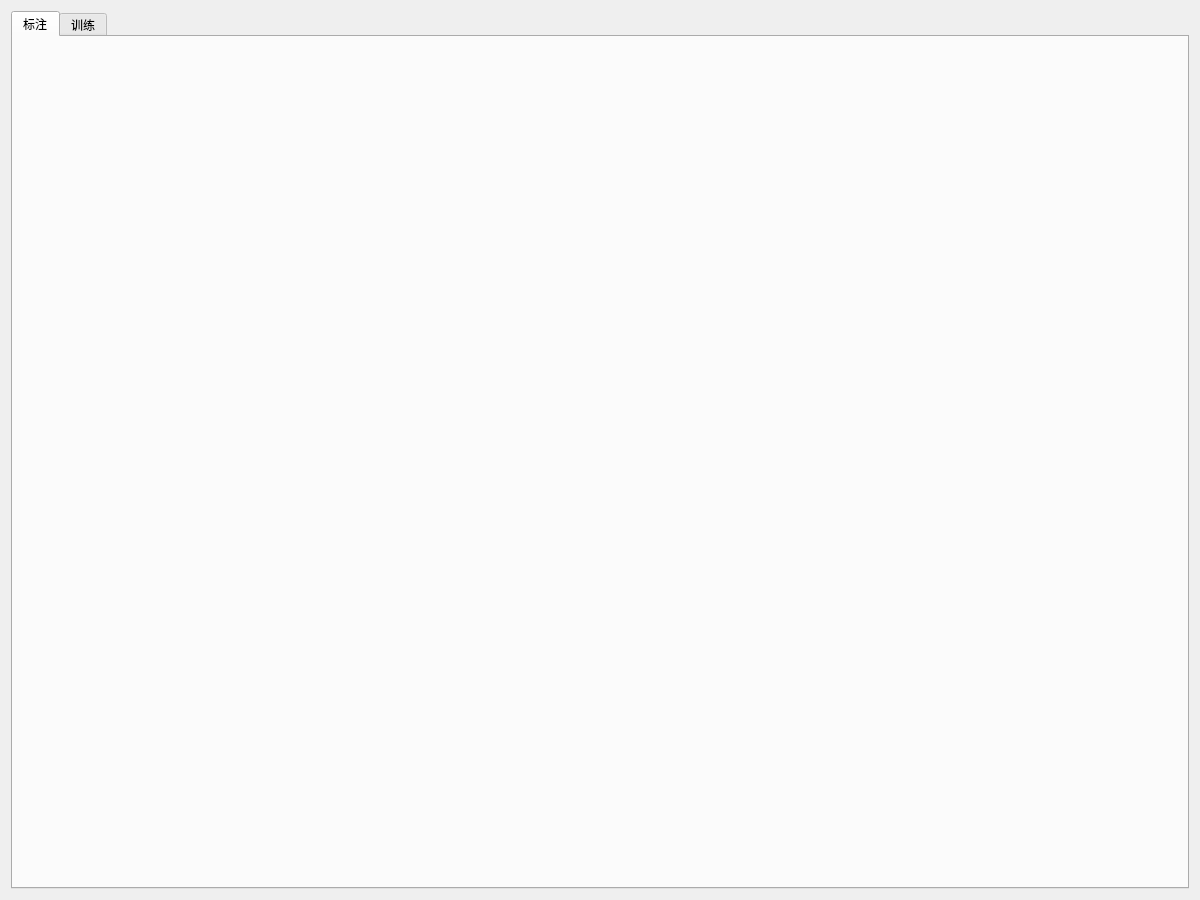
<?xml version="1.0" encoding="UTF-8"?>
<ui version="4.0">
 <class>MainForm</class>
 <widget class="QWidget" name="MainForm">
  <property name="geometry">
   <rect>
    <x>0</x>
    <y>0</y>
    <width>1200</width>
    <height>900</height>
   </rect>
  </property>
  <property name="windowTitle">
   <string>Main Form</string>
  </property>
  <layout class="QVBoxLayout" name="verticalLayout">
   <item>
    <widget class="QTabWidget" name="tabWidget">
     <property name="currentIndex">
      <number>0</number>
     </property>
     <widget class="QWidget" name="tab_annotation">
      <attribute name="title">
       <string>标注</string>
      </attribute>
     </widget>
     <widget class="QWidget" name="tab_training">
      <attribute name="title">
       <string>训练</string>
      </attribute>
     </widget>
    </widget>
   </item>
  </layout>
 </widget>
 <resources/>
 <connections/>
</ui>
